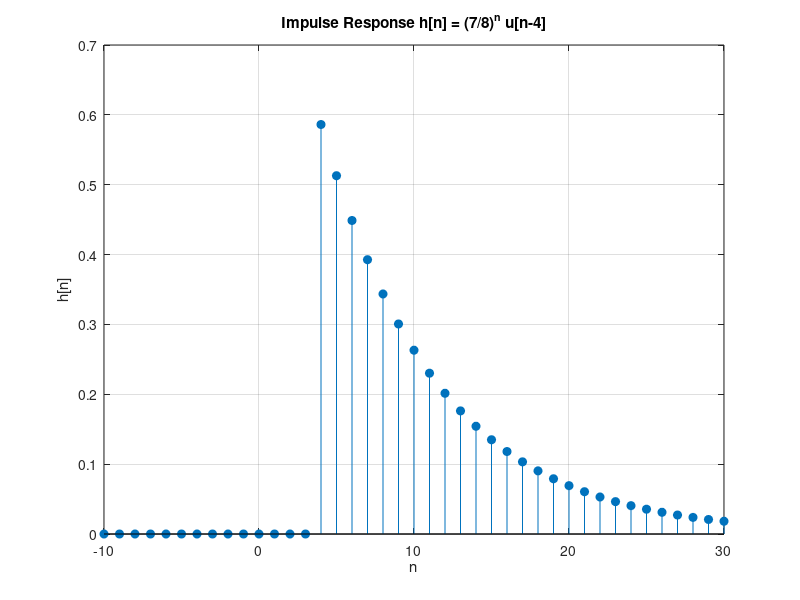

Reproduce this figure in MATLAB.
% Parameters
n = -10:30; 
h_n = (7/8).^(n).*(n >= 4); % Impulse response h[n] = (7/8)^(n-4)u[n-4]

% Plot the impulse response
figure;
stem(n, h_n, 'filled');
xlabel('n');
ylabel('h[n]');
title('Impulse Response h[n] = (7/8)^n u[n-4]');
grid on;
